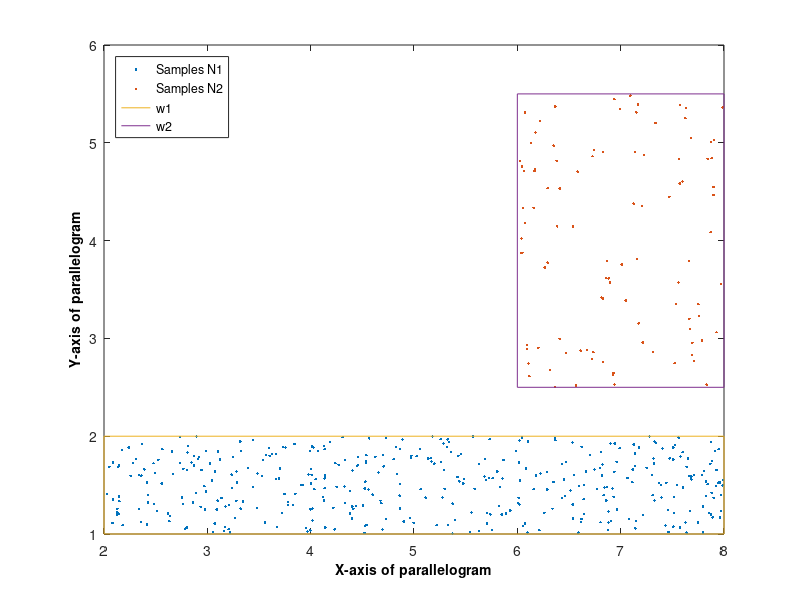

MATLAB code for this plot: (Note: this script raises an error after producing the figure.)
%----PART A OF PATTERN RECOGNITION RPOJECT-----
%NAME: IOANNIS MITRO ,AEM: 2210
%NAME: GEORGIOS FRAGKIAS ,AEM:2118



x1min=2
x1max=8
n1=400					%Number of samples for class w1
x1= x1min +rand(1,n1)*(x1max-x1min)	%create a 1x400 size array in the interval [2,8] for the x-axis of the first parallelogram



y1min=1
y1max=2
y1= y1min +rand(1,n1)*(y1max-y1min)	%create a 1x400 size array in the interval [1,2] for the y-axis of the first parallelogram
p1=plot(x1,y1,'.')			%plot the samples of class w1 represented with dots inside the first parallelogram
hold on

x2min=6
x2max=8
n2=100  				%Number of samples for class w2
x2= x2min +rand(1,n2)*(x2max-x2min)	%create a 1x400 size array with random values in the interval [6,8] for the x-axis of the second parallelogram


y2min=2.5
y2max=5.5
y2= y2min +rand(1,n2)*(y2max-y2min)	%create a 1x400 size array with random values in the interval [2.5,5.5] for the y-axis of the second parallelogram
p2=plot(x2,y2,'.')			%plot the samples of class w2 represented with dots inside the first parallelogram


%create the first parallelogram as polygon matching  x  with y coordinates of each edge and piecing them together
xparal1=[2 8 8 2 2]
yparal1=[1 1 2 2 1]
p3=plot(xparal1,yparal1)		%plot the first parallelogram
 
%create the second parallelogram as polygon matching  x  with y coordinates of each edge and piecing them together
xparal2=[6 8 8 6 6]	
yparal2=[2.5 2.5 5.5 5.5 2.5]
p4=plot(xparal2,yparal2) 		%plot the second parallelogram

xlabel('X-axis of parallelogram','FontSize',10,'FontWeight','bold','Color','k')
ylabel('Y-axis of parallelogram','FontSize',10,'FontWeight','bold','Color','k')


legend([p1 p2 p3 p4],{'Samples N1','Samples N2','w1','w2'},'Location','northwest')


hold off


%-------------------PART B--------------------

%------------------B1---------------------

A=[x1;y1]	%create an array which contains samples of class w1
B=[x2;y2]	%create an array which contains samples of class w2


%alternative way of calculatiing

mean1 = mean(A);	%create the mu matrix
Sigma1 = std(A);	%create matrix S
mean2 = mean(B);
Sigma2 = std(B);

X1 = mvnrnd(mean1,Sigma1,400);	%generate X1
X2 = mvnrnd(mean2,Sigma2,100);	%generate X2


[m,n] = size(X1);
estimated_mean1 = sum(X1)/m;
tmp1=zeros(m,n);
for i=1:n
tmp1(:,i)= ((X1(:,i) - estimated_mean1(i)));
end
covar1 = (tmp1.'*tmp1)/m;

%calculate the estimated mean value and the covariance value using maximum likelihood estimation for class w2
[h,w] = size(X2);
estimated_mean2 = sum(X2)/h;
tmp2=zeros(h,w);
for i=1:w
tmp2(:,i)= ((X2(:,i) - estimated_mean2(i)));
end
covar2 = (tmp1.'*tmp1)/h;

%i should print the estimated mean_1,estimated_mean2 and covar1,covar2 in order to see tha matrixes's values
%compute the ML estimates of mean1 and Sigma1 and mean2 and Sigma2 respectively using Gaussian_ML_estimate function
[m_hat1, S_hat1]=Gaussian_ML_estimate(X1)
[m_hat2, S_hat2]=Gaussian_ML_estimate(X2)
P=[0.8 0.2]	%Propability matrix of N1,N2





%i should print the estimated mean_1,estimated_mean2 and covar1,covar2 in order to see tha matrixes's values
%Note that the returned values depend on the
%initialization of the random generator (involved in function mvnrnd), so there is a slight deviation
%among experiments


%--------------------B2-----------------------------------
%For the Euclidean distance classifier,we use the ML estimates of the means to classify the data
%vectors of X1 and X2 respectively,where z_euclidean is an N -dimensional vector containing the labels of the classes where the
%respective data vectors are assigned by the Euclidean classifier

z_euclidean1=euclidean_classifier(m_hat1,X1)
z_euclidean2=euclidean_classifier(m_hat2,X2)


%error probabilities for the Euclidean classifier
err_euclidean1 = (1-length(find(n==z_euclidean1))/length(n));
err_euclidean2 = (1-length(find(w==z_euclidean2))/length(w));

%------------------B3-----------------------------------
%Similarly for the Mahalanobis distance classifier


z_mahalanobis1=mahalanobis_classifier(m_hat1,S_hat1,X1)
z_mahalanobis2=mahalanobis_classifier(m_hat2,S_hat2,X2)


%-------------------B4----------------------------------
%For the Bayesian classifier, use function bayes_classifier and provide as input the matrices mean,
%Sigma, P, which were used for the data set generation. In other words, use the true values of mean, Sigma, and P
%and not their estimated values


z_bayesian1=bayes_classifier(m_hat1,S_hat1,P,X1)
z_bayesian2=bayes_classifier(m_hat2,S_hat2,P,X2)


%error probabilities for the  Mahalanobis and Bayesian classifiers
err_mahalanobis1 = (1-length(find(n==z_mahalanobis1))/length(n));
err_mahalanobis2 = (1-length(find(w==z_mahalanobis2))/length(w));
err_bayesian1 = (1-length(find(n==z_bayesian1))/length(n));
err_bayesian2 = (1-length(find(w==z_bayesian2))/length(w));


%i should compare the results in order to conclude about the error propabilities







%-------------------PARTC -------------------------
%------------------PARTC1----------------------
%generate data set X1,X2 and the vector y1,y2 respectively


[l1,l2]=size(S_hat1)
mv1= mean1';
N1=400;
X1=[mvnrnd(mv1(:,1),Sigma1,N1)]';
y1=[ones(1,N1)];

%compute the eigenvalues/eigenvectors and variance percentages
M=1;
[eigenval,eigenvec,explained,Y,mean_vec]=pca_fun(X1,M);


[l3,l4]=size(Sigma2)
mv2= mean2';
N2=100;
X2=[mvnrnd(mv2(:,1),Sigma2,N2)]';
y2=[ones(1,N2)];
[eigenval2,eigenvec2,explained2,Y2,mean_vec2]=pca_fun(X2,M);


%Plot of X1
%The projections of the data points of X1 along the direction of the first principal component
%are contained in the first row of Y, returned by the function pca_ fun
figure(2), hold on
figure(2), p5=plot(X1(1,y1==1),'r.')
%Computation of the projections of X1
w=eigenvec(:,1);
t1=w'*X1(:,y1==1);
X_proj1=[t1;t1]*((w/(w'*w))*ones(1,length(t1)));
%Plot of the projection of X1
figure(3), p6=plot(X_proj1(1,:),'k.')
figure(3), axis equal
%Plot of the eigenvectors for class w1
figure(4), line([0; eigenvec(1,1)], [0; eigenvec(2,1)],'Color','green')



%Plot of X2
%The projections of the data points of X2 along the direction of the first principal component
%are contained in the first row of Y, returned by the function pca_ fun
figure(2), hold on
figure(3), hold on
figure(4), hold on
    
figure(2), p7=plot(X2(1,y2==1),'g.')
%Computation of the projections of X2
w_new=eigenvec2(:,1);
t2_new=w_new'*X2(:,y2==1);
X_proj2_new=[t2_new;t2_new]*((w_new/(w_new'*w_new))*ones(1,length(t2_new)));
%Plot of the projection of X2
figure(3), p8=plot(X_proj2_new(1,:),'r.')
figure(3), axis equal
%Plot of the eigenvectors fow class w2
figure(4), line([0; eigenvec2(1,1)], [0; eigenvec2(2,1)],'Color','red')



legend([p5,p7],{'The projections of the data points of X1','The projections of the data points of X2'},'Location','northwest')
legend([p6,p8],{'The projection of X1','The projection of X2'},'Location','northwest')
legend({'eigenvectors for class w1','eigenvectors for class w1'},'Location','northwest')

%-------------PART C2----------------------
%%error probabilities for the Euclidean classifier for the produced data after PCA performed

z_euclidean1_2=euclidean_classifier(m_hat1,X1)
z_euclidean2_2=euclidean_classifier(m_hat2,X2)

err_euclidean1_2 = (1-length(find(y1==z_euclidean1_2))/length(y1));
err_euclidean2_2 = (1-length(find(y2==z_euclidean2_2))/length(y2));


%--------------PART C3----------------------------
%In this part,we are going to apply LDA 
%estimate the mean vectors of each class using the available samples,

mv_est1(:,1)=mean(X1(:,y1==1)')';


mv_est2(:,1)=mean(X2(:,y2==1)')';


%ompute the within-scatter matrix S w , use the scatter_mat function, which computes the within
%class (Sw ), the between class (Sb), and the mixture class (Sm )  for a c-class
%classification problem based on a set of data vector

[Sw1,Sb1,Sm1]=scatter_mat(X1,y1);
[Sw2,Sb2,Sm2]=scatter_mat(X2,y2);

%Since the two classes are not equiprobable, the direction w along which Fisher's discriminant ratio is
%maximized is computed as follows
w1=inv(Sw1)*(mv_est1(:,1))
w2=inv(Sw2)*(mv_est2(:,1))


%Computation of the new projections
t1=w1'*X1(:,y1==1);


t2=w2'*X2(:,y2==1);
X_proj1_1=[t1;t1]*((w1/(w1'*w1))*ones(1,length(t1)));
X_proj2_2=[t2;t2]*((w2/(w2'*w2))*ones(1,length(t2)));
figure(5), hold on
figure(5), p9=plot(X_proj1_1(1,y1==1),'y.')
legend(p9,{'The projections of X1(LDA)'},'Location','northwest')

figure(6), hold on
figure(6), p10=plot(X_proj2_2(1,y2==1),'r.')


legend(p10,{'The projections of X2(LDA)'},'Location','northwest')







%-----------PART C4---------------------------------
z_euclidean1_3=euclidean_classifier(m_hat1,X1)
z_euclidean2_3=euclidean_classifier(m_hat2,X2)

err_euclidean1_3 = (1-length(find(y1==z_euclidean1_3))/length(y1));

err_euclidean2_3 = (1-length(find(y2==z_euclidean2_3))/length(y2));

%Comparing the result depicted in MATLAB figure 1, which was produced by the execution
%of the previous code, to the corresponding result obtained by the PCA analysis, it is readily observed
%that the classes remain well separated when the vectors of X2 are projected along the w direc-
%tion that results from Fisher's discriminant analysis. In contrast, classes were heavily overlapped
%when they were projected along the principal direction provided by PCA


%-----------------PART D---------------------------------

%To augment the data vectors of X1 by an additional coordinate that equals +1, and to change
%the class labels from 1, 2 (used before) to -1, +1, respectively


z1=[ones(1,fix(N1/2)) 2*ones(1,N1-fix(N1/2))];
X1_1=[X1; ones(1,sum(N1))];
y1_1=2*z1-3;

%The set X2 is treated similarly. To compute the classification error of the LS classifier based on X2

[w]=SSErr(X1_1,y1_1,0);
SSE_out=2*(w'*X1_1>0)-1;
err_SSE=sum(SSE_out.*y1_1<0)/sum(N1)


z2=[ones(1,fix(N2/2)) 2*ones(1,N2-fix(N2/2))];
X2_1=[X2; ones(1,sum(N2))];
y2_1=2*z2-3;

%The set X2 is treated similarly. To compute the classification error of the LS classifier based on X2

[w2]=SSErr(X2_1,y2_1,0);
SSE_out_2=2*(w2'*X2_1>0)-1;
err_SSE_2=sum(SSE_out_2.*y2_1<0)/sum(N2)












